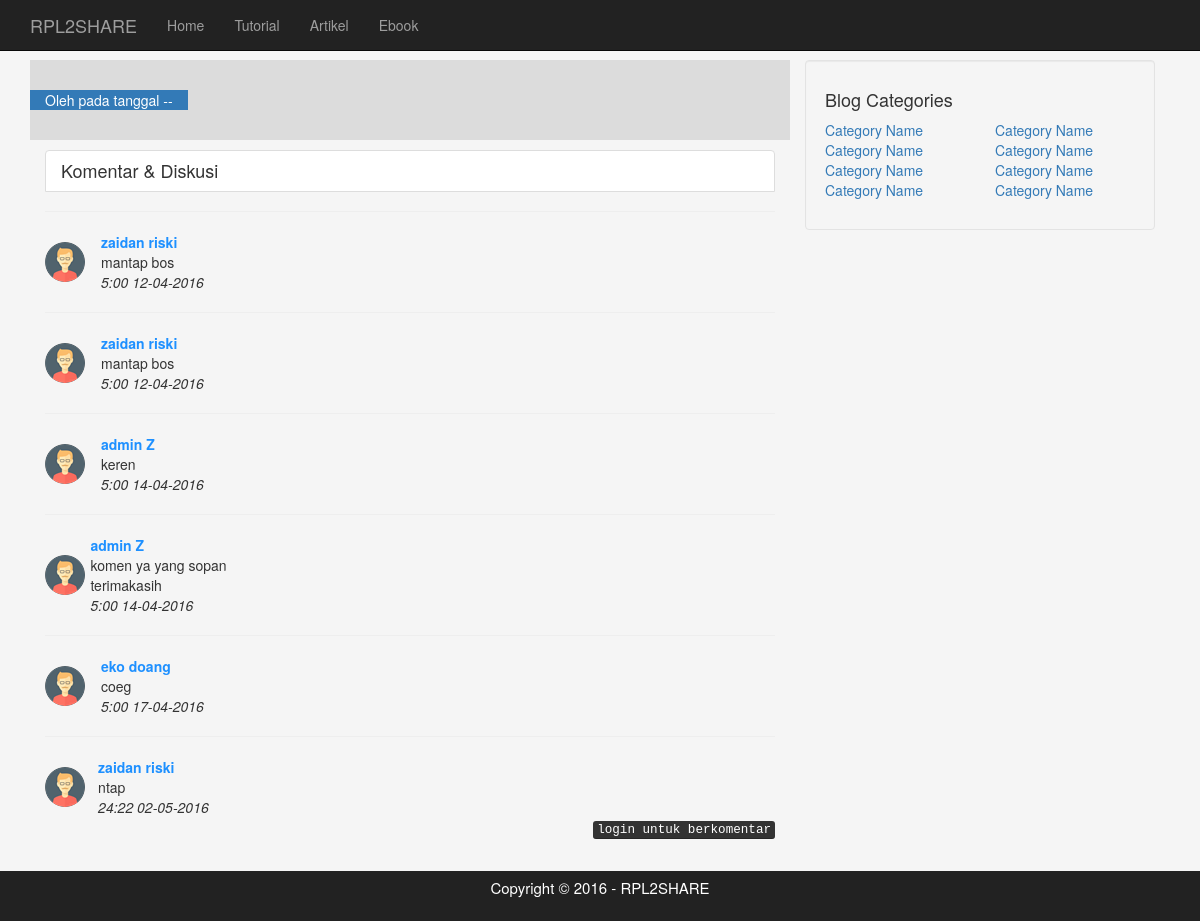
Page /posting/postingan.php on the committed database.
### tables this page shows
CREATE TABLE IF NOT EXISTS `komentar` (
`no` int(15) NOT NULL,
  `id` int(10) NOT NULL,
  `komentar` text NOT NULL,
  `nama` varchar(65) NOT NULL,
  `tanggal` date NOT NULL,
  `jam` time NOT NULL
);

### posting/postingan.php (the view, shortened to what this page needs)
<!DOCTYPE html>
<html lang="en">
<head>
  <link rel="stylesheet" href="/rpl/css/bootstrap.min.css">
  </head>
  <body>
<div class="navbar navbar-inverse navbar-fixed-top">
<div class="navbar navbar-inverse navbar-fixed-top">
<div class="container">
<a class="navbar-brand" href="/rpl/index.php">RPL2SHARE</a>
<div class="navbar-collapse collapse">
<ul class="nav navbar-nav">
  <li><a href="/rpl/index.php">Home</a></li>
  <?php
  if(!isset($_SESSION['username'])) {
	echo "<li><a href=\"/rpl/kategori.php?jenis=tutorial\">Tutorial</a></li>
  <li><a href=\"/rpl/kategori.php?jenis=artikel\">Artikel</a></li>
  <li><a href=\"#\">Ebook</a></li>";  }
else {echo "<li><a href=\"/rpl/pasca login/pascalogin.php?jenis=tutorial\">Tutorial</a></li>
  <li><a href=\"/rpl/pasca login/pascalogin.php?jenis=artikel\">Artikel</a></li>
  <li><a href=\"#\">Ebook</a></li>
"; }
  ?>
</ul>
</div>
</div>
</div>
</div>
  <div class="hal container">
  <div class="row">
  <div class="col-md-12">
  <div class="tengah col-md-8">
  <div class="row">
  <div class="pos col-md-12">
 <?php
$id = $_REQUEST['id'];
$detail = "select * from postingan where id='$id'";
$detail_query = mysql_query($detail);
$hasil = mysql_fetch_array($detail_query);
$judul = $hasil['judul'];
$isi = $hasil['isi'];
$tanggal = $hasil['tanggal'];
$tanggalasli = explode("-", $tanggal);
$nama = $hasil['nama'];
echo "
<table>
<tr>
<td><h2>$judul</h2></td>
</tr>
<tr>
<td><div class=\"row\">
<div class=\"tanggal col-md-12 bg-primary\">
Oleh $nama pada tanggal $tanggalasli[2]-$tanggalasli[1]-$tanggalasli[0]
</div>
</div>
</td>
</tr>
<tr>
<td><p>$isi</p></td>
</tr>
</table>
";
?>
  </div>
  </div>
  <div class="row">
  <div class="col-md-12">
  <div class="list-group">
<h4 class="list-group-item">Komentar & Diskusi</h4>
  <?php
$select = mysql_query("select * from komentar where id='$id'");
while($ambil = mysql_fetch_array($select))
{
$komentar = $ambil['komentar'];
$nama = $ambil['nama'];
$tanggal = $ambil['tanggal'];
$tanggalasli = explode("-", $tanggal);
$jamawal = $ambil['jam'];
$jam = explode(":", $jamawal);
$jam0 = $jam[0] + 5;
echo "<table width=200>
<tr>
<td rowspan=3><img src=/rpl/img/avatar.png></td><td><font color=#1E90FF><b>$nama</b></font></td>
</tr>
<tr>
<td>$komentar</td>
</tr>
<tr>
<td><i>$jam0:$jam[1] $tanggalasli[2]-$tanggalasli[1]-$tanggalasli[0]<i></td><hr>
</tr>
</table>";
}
  if(!isset($_SESSION['username'])){
	echo "<p class=\"pull-right\"><kbd>login untuk berkomentar</kbd></p>";
  }else{
	  echo "
  <form action=\"kirim.php?id=$id\" method=\"POST\"><br>
<label for=\"comment\">Komentar:</label>
  <textarea class=\"form-control\" rows=\"2\" id=\"comment\" name=kirim></textarea><br><button type=\"submit\" class=\"btn btn-primary pull-right\">Kirim</button>
  </form>";
  }
?>
</div>
  </div>
  </div>
  <div class="col-md-3">
  </div>
  </div>
  <div class="col-md-4">
  <div class="well">
                    <h4>Blog Categories</h4>
                    <div class="row">
                        <div class="col-lg-6">
                            <ul class="list-unstyled">
                                <li><a href="#">Category Name</a>
                                </li>
                                <li><a href="#">Category Name</a>
                                </li>
                                <li><a href="#">Category Name</a>
                                </li>
                                <li><a href="#">Category Name</a>
                                </li>
                            </ul>
                        </div>
                        <div class="col-lg-6">
                            <ul class="list-unstyled">
                                <li><a href="#">Category Name</a>
                                </li>
                                <li><a href="#">Category Name</a>
                                </li>
                                <li><a href="#">Category Name</a>
                                </li>
                                <li><a href="#">Category Name</a>
                                </li>
                            </ul>
                        </div>
                    </div>
                </div>
  </div>
  </div>
  </div>
  </div>
  <div id="footer">
  <div class="container">
    <div class="row">
      <div class="col-lg-6 col-lg-offset-3 fixed-top">
          <p class="copyright">Copyright &copy; 2016 - RPL2SHARE</p>
      </div>
    </div>
  </div>
  </div>
  </body>
  </html>

### posting/postingan.php (style rules this page uses)
.pos { background-color: #DCDCDC; padding-bottom: 20px; }
.tanggal { margin-top: 10px; margin-bottom : 10px; }
.tengah,.well { margin-top: 20px; }
.hal { margin-top:40px; }
#footer { height: 50px; background: #222222; margin-top: 20px; }
.copyright { color: white; text-align: center; font-size: 15px; margin-top: 6px; }
body { background-color: #F5F5F5; }

### rows in the picture
komentar: nama "zaidan riski", komentar "mantap bos", jam "5", jam "00", tanggal "12", tanggal "04", tanggal "2016"
komentar: nama "zaidan riski", komentar "mantap bos", jam "5", jam "00", tanggal "12", tanggal "04", tanggal "2016"
komentar: nama "admin Z", komentar "keren", jam "5", jam "00", tanggal "14", tanggal "04", tanggal "2016"
komentar: nama "admin Z", komentar "komen ya yang sopan terimakasih", jam "5", jam "00", tanggal "14", tanggal "04", tanggal "2016"
komentar: nama "eko doang", komentar "coeg", jam "5", jam "00", tanggal "17", tanggal "04", tanggal "2016"
komentar: nama "zaidan riski", komentar "ntap", jam "24", jam "22", tanggal "02", tanggal "05", tanggal "2016"
